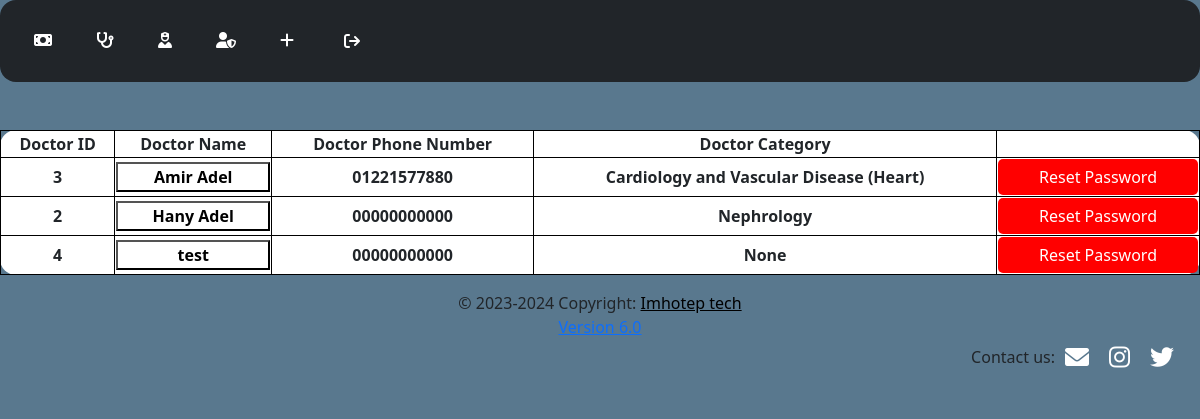
/show_all_doctors (signed in), run on an earlier commit of the app's database.
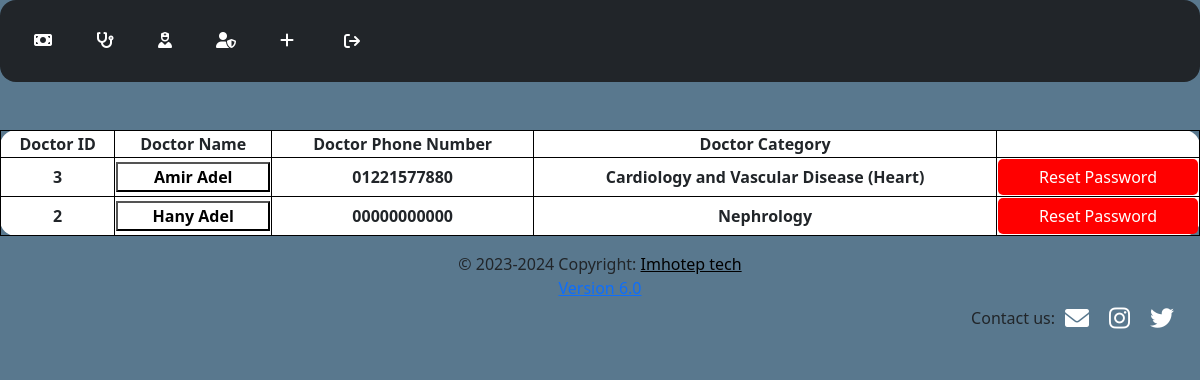
And on a later commit of the database.
### tables this page shows
CREATE TABLE "doctors" (
	"doc_id"	INTEGER,
	"username"	TEXT NOT NULL,
	"password"	TEXT NOT NULL,
	"category"	TEXT,
	"details"	INTEGER,
	"photo_path"	TEXT,
	"doc_name"	TEXT,
	"doc_phone_number"	TEXT,
	"user_cat"	TEXT,
	"a_id"	INTEGER,
	"logo_path"	TEXT, shape TEXT,
	PRIMARY KEY("doc_id")
);

### app.py (the view)
@app.route("/show_all_doctors", methods=["GET"])#a route that shows all of the doctors on only one page
def show_all_doctors():
    if not session.get("logged_in_admin"):
        return redirect("/login")
    else:
        doctor = db.execute("SELECT * FROM doctors WHERE user_cat = ? ORDER BY doc_name COLLATE NOCASE", "doctor" )
        return render_template("show_all_doctors.html", doctor=doctor)

### templates/show_all_doctors.html
<!DOCTYPE html>
<html lang="en">
{% include 'table_all_doctors.html' %}
  </html>

### templates/table_all_doctors.html (shortened to what this page needs)
<head>
  {% include 'css.html' %}
</head>
<body class="centered">
  {% include 'nav_admin.html' %}
  <br><br>
  <table class="c">
    <thead>
      <tr>
        <th>Doctor ID</th>
        <th>Doctor Name</th>
        <th>Doctor Phone Number</th>
        <th>Doctor Category</th>
        <th></th>
      </tr>
    </thead>
    <tbody>
      {% for doctor in doctor %}
      <tr>
        <td>{{ doctor.doc_id }}</td>
        <td>
          <form action="/doctor_show_details_admin" method="post">
            <button class="transparent-buttonb" type="submit" style="width: 100%; height: 100%">{{ doctor.doc_name }}</button>
          </form>
        </td>
        <td>{{ doctor.doc_phone_number }}</td>
        <td>{{ doctor.category }}</td>
        <td>
          <form action="/reset_password/{{ doctor.username }}" method="GET">
            <button class="btn-red" type="submit" style="width: 100%; height: 100%">Reset Password</button>
          </form>
        </td>
      </tr>
      {% endfor %}
    </tbody>
  </table>
  {% include 'footer_admin.html' %}
</body>

What changed in the data, as far as the page shows it:
removed doctors: doc_id "4", doc_name "test", doc_phone_number "00000000000", category "None"
